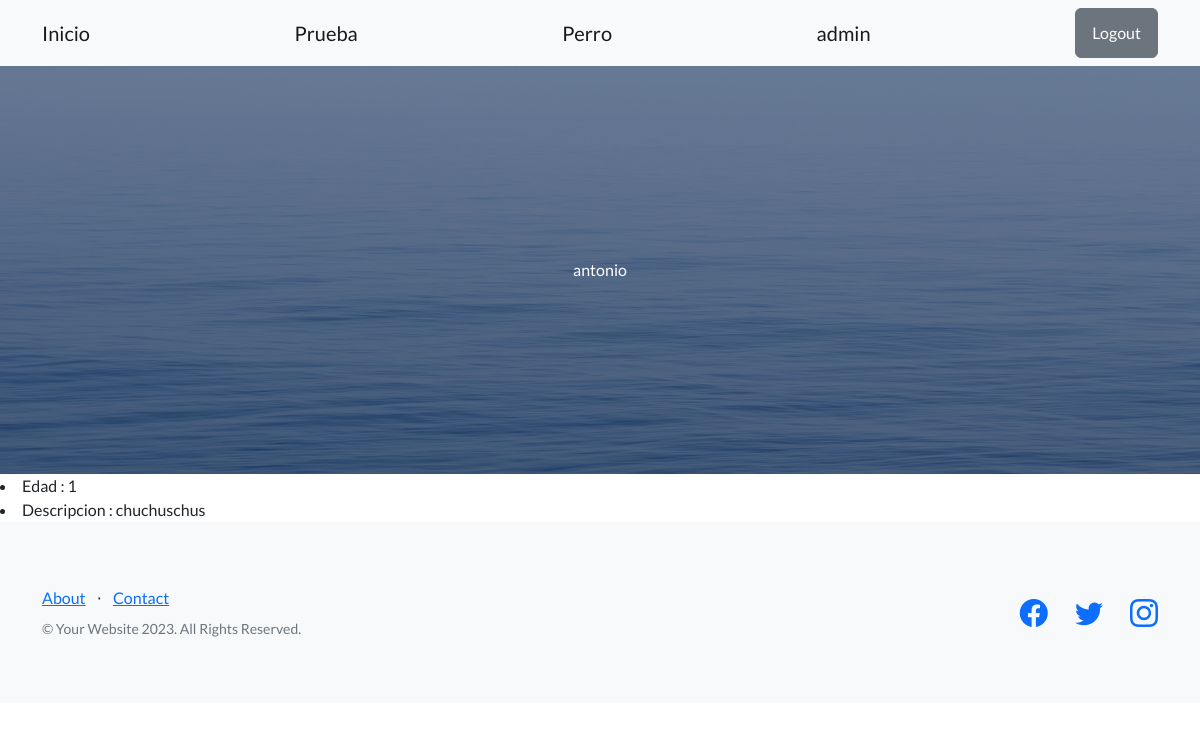
/perro/37/ (signed in), run on the app's committed database.
### inicio/models.py (models this page shows, shortened)
class Perro(models.Model): #tratar de poner como nombre algo en singular
    nombre = models.CharField(max_length=20)
    edad = models.IntegerField()
    descripcion = models.TextField(null=True)

### inicio/views.py (the view)
# urls.py: path("perro/<int:pk>/",views.MostrarPerro.as_view(), name="mostrar_perro"),
class MostrarPerro(DetailView):
    model = Perro
    template_name ="inicio/CBV/mostrar_perro_CBV.html"

### inicio/templates/inicio/CBV/mostrar_perro_CBV.html (shortened to what this page needs)
{% extends 'bases.html' %}
{% block h1_header %}
{{perro.nombre}}
{% endblock h1_header %}
{% block contenido %}
<li>Edad : {{perro.edad}} </li>
<li>Descripcion : {{perro.descripcion}} </li>
{% endblock contenido %}

### templates/bases.html (shortened to what this page needs)
<!DOCTYPE html>
{% load static %}
<html lang="en">
    <head>
        <link href="https://cdn.jsdelivr.net/npm/bootstrap-icons@1.5.0/font/bootstrap-icons.css" rel="stylesheet" type="text/css" />
        <link href= {% static  "css/styles.css" %} rel="stylesheet"  />
    </head>
    <body>
        <nav class="navbar navbar-light bg-light static-top">
            <div class="container">
                <a class="navbar-brand" href={% url 'inicio:inicio' %}>Inicio</a>
                <a class="navbar-brand" href={% url 'inicio:prueba' %}>Prueba</a>
                <a class="navbar-brand" href={% url 'inicio:listar_perros' %}>Perro</a>
                {% if request.user.is_authenticated %}
                <a class="navbar-brand" href="#"> {{request.user.username}} </a>
                <a class="btn btn-secondary" href= {% url 'usuario:logout' %} >Logout</a>
                {% else %}
                <a class="btn btn-primary" href= {% url 'usuario:login' %} >Login</a>
                <a class="btn btn-primary" href= {% url 'usuario:registrarse' %} >Registrarse</a>
                {% endif %}
            </div>
        </nav>
{% block header %}
<header class="masthead">
    <div class="container position-relative">
        <div class="row justify-content-center">
            <div class="col-xl-6">
                <div class="text-center text-white">
                    {% block h1_header %}{% endblock h1_header %}
                </div>
            </div>
        </div>
    </div>
</header>
{% endblock header %}
{% block contenido %}{% endblock contenido %}
                <footer class="footer bg-light">
                    <div class="container">
                        <div class="row">
                            <div class="col-lg-6 h-100 text-center text-lg-start my-auto">
                                <ul class="list-inline mb-2">
                                    <li class="list-inline-item"><a href="#!">About</a></li>
                                    <li class="list-inline-item">⋅</li>
                                    <li class="list-inline-item"><a href="#!">Contact</a></li>
                                </ul>
                                <p class="text-muted small mb-4 mb-lg-0">&copy; Your Website 2023. All Rights Reserved.</p>
                            </div>
                            <div class="col-lg-6 h-100 text-center text-lg-end my-auto">
                                <ul class="list-inline mb-0">
                                    <li class="list-inline-item me-4">
                                        <a href="#!"><i class="bi-facebook fs-3"></i></a>
                                    </li>
                                    <li class="list-inline-item me-4">
                                        <a href="#!"><i class="bi-twitter fs-3"></i></a>
                                    </li>
                                    <li class="list-inline-item">
                                        <a href="#!"><i class="bi-instagram fs-3"></i></a>
                                    </li>
                                </ul>
                            </div>
                        </div>
                    </div>
                </footer>
            </body>
        </html>

### data on the page
Perro: nombre "antonio", edad "1", descripcion "chuchuschus"

### other printed values
{{ request.user.username }} "admin"
